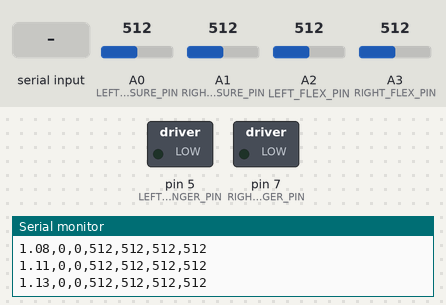
The sketch below on a simulated Arduino Uno, built with avr-gcc and run on an emulated ATmega328P. On the bench: switched loads named in the sketch (green lamp = pin HIGH), the last lines printed to the serial monitor. The inputs (shaded band) are chosen by the test bench; at power-on: A0 (LEFT_PRESSURE_PIN) = 512, A1 (RIGHT_PRESSURE_PIN) = 512, A2 (LEFT_FLEX_PIN) = 512, A3 (RIGHT_FLEX_PIN) = 512.

Above: at 1.2 s.
1.3 s: "90,45\n" received over Serial
At 2.5 s:
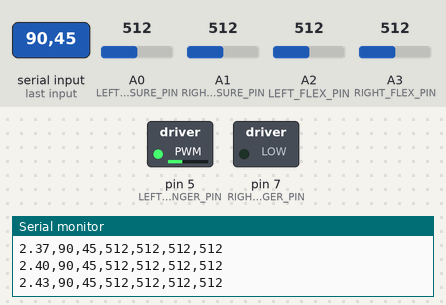
2.8 s: "30,150\n" received over Serial
At 3.2 s:
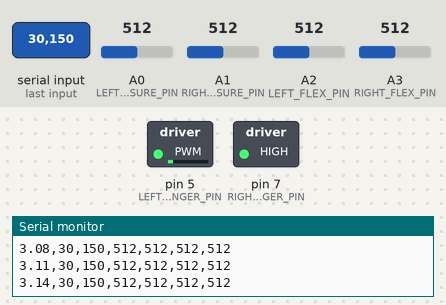
4.3 s: "5\n" received over Serial
At 5.9 s:
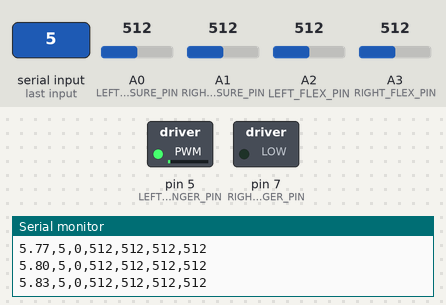
6.8 s: "200\n" received over Serial
At 8.3 s:
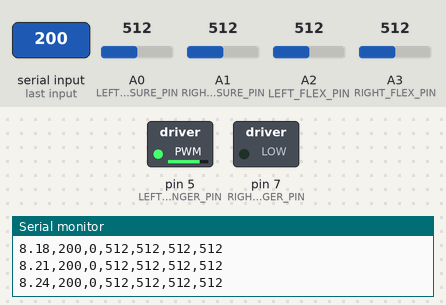
9.3 s: A0 (LEFT_PRESSURE_PIN) set to 104
10.8 s: A0 (LEFT_PRESSURE_PIN) set to 92
Timing chart, 0 to 13.8 s (numbered marks = the images above; inputs shaded):
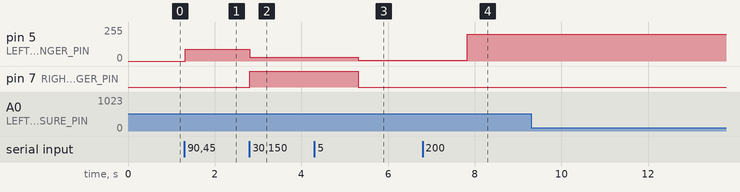

The sketch:

motor.ino
```cpp
int left = 0;
int right = 0;

const int LEFT_FINGER_PIN = 5;
const int RIGHT_FINGER_PIN = 7;
const int LEFT_PRESSURE_PIN = A0;
const int RIGHT_PRESSURE_PIN = A1;
const int LEFT_FLEX_PIN = A2;
const int RIGHT_FLEX_PIN = A3;

void setup() {
  // put your setup code here, to run once:

  pinMode(LEFT_FINGER_PIN, OUTPUT);
  pinMode(RIGHT_FINGER_PIN, OUTPUT);
  pinMode(LEFT_FLEX_PIN, INPUT);
  pinMode(RIGHT_FLEX_PIN, INPUT);
  Serial.begin(9600);

}

void loop() {
  // send command
  // This is super hacky.....I hate arduino - Chris
  if (Serial.available() > 1) {
    left = Serial.parseInt();
    right = Serial.parseInt();
    //Serial.println(String(left)+","+String(right));
    left = min(left, 200);
    right = min(right, 200);
    analogWrite(LEFT_FINGER_PIN, left);
    analogWrite(RIGHT_FINGER_PIN, right);
  }

  // read sensors
  float curr_time    = millis()/1000.0;
  int left_pressure  = analogRead(LEFT_PRESSURE_PIN);
  int right_pressure = analogRead(RIGHT_PRESSURE_PIN);
  int left_flex  = analogRead(LEFT_FLEX_PIN);
  int right_flex = analogRead(RIGHT_FLEX_PIN);

  Serial.println(String(curr_time)+","+String(left)+","+String(right)+","+String(left_pressure)+","+String(right_pressure)+","+String(left_flex)+","+String(right_flex));
  delay(10);
}
```

Measured:
- after the input at 1.3 s, pin 5 (LEFT_FINGER_PIN): 0/255 → 90/255 at once
- after the input at 2.8 s, pin 5 (LEFT_FINGER_PIN): 90/255 → 30/255 at once; pin 7 (RIGHT_FINGER_PIN): LOW → HIGH at once
- after the input at 4.3 s, pin 5 (LEFT_FINGER_PIN): 30/255 → 5/255 after 1.0 s; pin 7 (RIGHT_FINGER_PIN): HIGH → LOW after 1.0 s
- after the input at 6.8 s, pin 5 (LEFT_FINGER_PIN): 5/255 → 200/255 after 1.0 s
